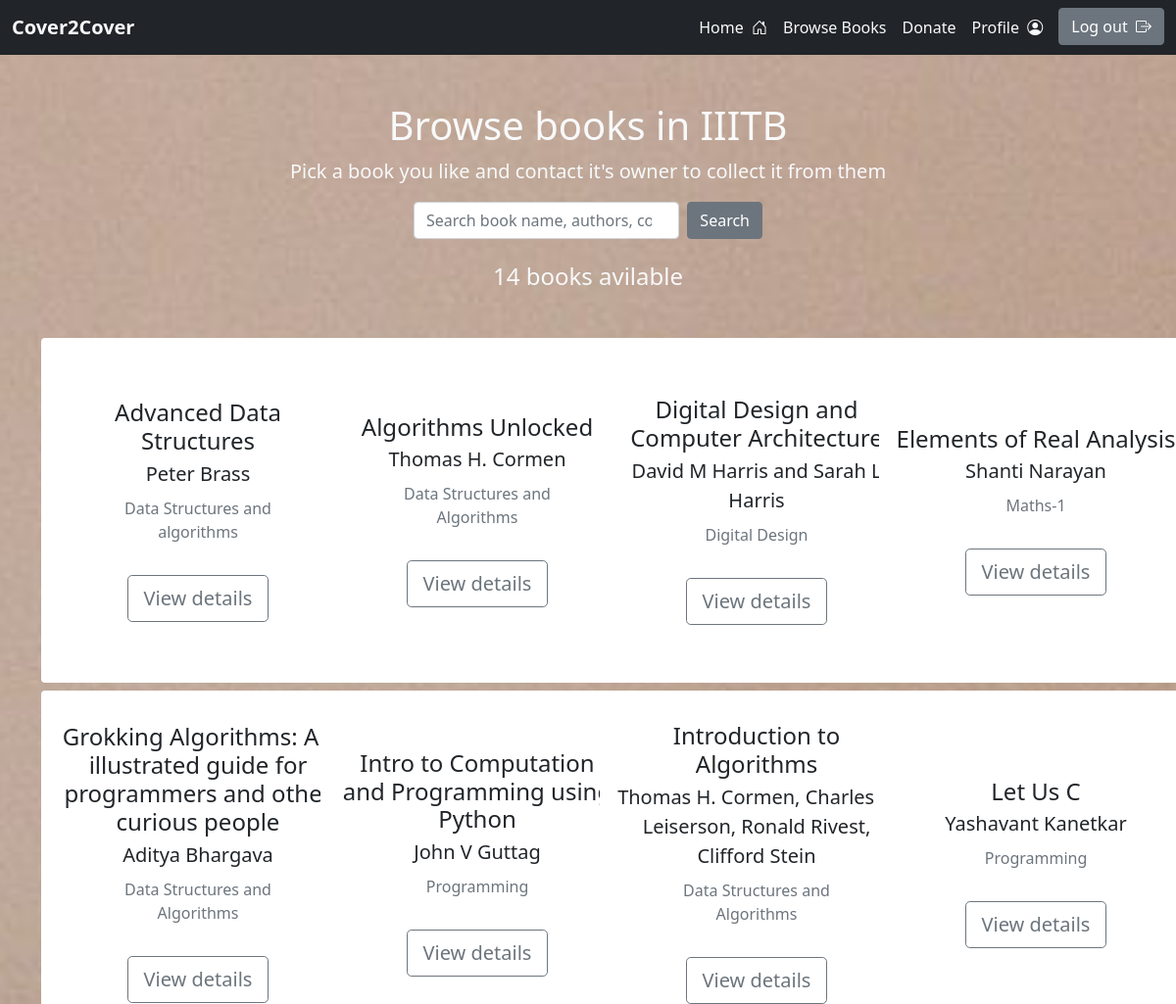
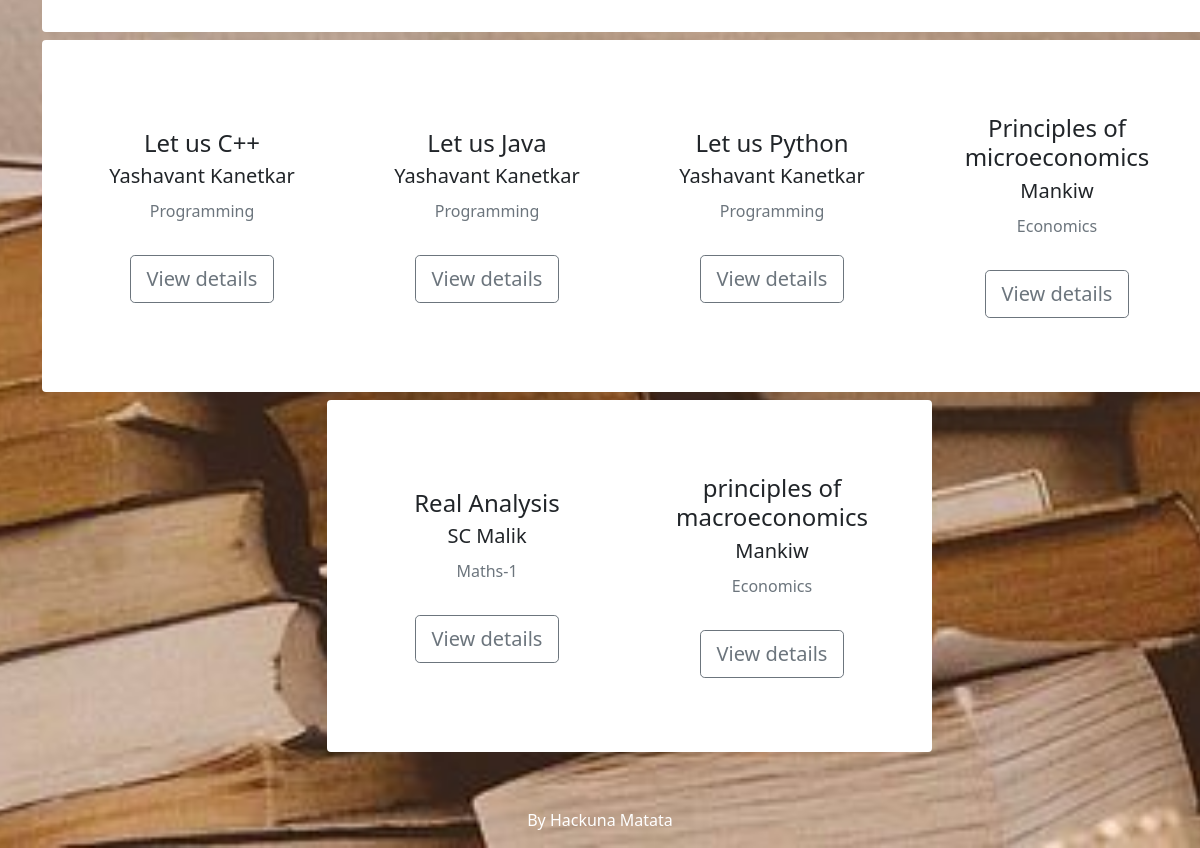
Screenshot of /takehome/ (signed in) with the database file from the repository (2 pictures, top to bottom).
### take/models.py (models this page shows, shortened)
class Profile(models.Model):
    user = models.OneToOneField(User, on_delete=models.CASCADE)
    name=models.CharField(max_length=100, null=True)
    mob=models.IntegerField(null=True)
    cname=models.CharField(max_length=100, null=True)

class Take(models.Model):
    roll=models.ForeignKey(User, on_delete=models.SET_NULL, null=True)
    name=models.CharField(max_length=200)
    description=models.TextField(null=True, blank=True)
    auth=models.CharField(max_length=200,null=True, blank=True)
    contact=models.CharField(max_length=200,null=True, blank=True) #email
    mob=models.IntegerField(null=True, blank=True)
    time=models.DateTimeField(auto_now_add=True)
    course=models.CharField(max_length=200, null=True)
    cname=models.CharField(max_length=100, null=True)
    class Meta:
        ordering=['name']

### take/views.py (the view)
# urls.py: path('takehome/', views.takehome, name='takehome'),
@login_required(login_url='login')
def takehome(request):
    k=request.user.profile.cname
    q=request.GET.get('q') if request.GET.get('q') !=None else''
    takes= Take.objects.filter(
        (Q(name__icontains=q) |
        Q(auth__icontains=q) |
        Q(course__icontains=q) |
        Q(description__icontains=q)) &
        Q(cname__icontains=k)
        )
    take_count= takes.count()
    context={'takes': takes, 'take_count': take_count}
    return render(request, 'take/takehome.html',context)

### take/templates/take/takehome.html (shortened to what this page needs)
{%load static%}
<html lang="en">
<head>
    <link href="https://cdn.jsdelivr.net/npm/bootstrap@5.1.3/dist/css/bootstrap.min.css" rel="stylesheet">
    <link rel="stylesheet" href="https://cdn.jsdelivr.net/npm/bootstrap-icons@1.8.0/font/bootstrap-icons.css">
    <link
    rel="stylesheet"
    href="https://cdnjs.cloudflare.com/ajax/libs/animate.css/4.1.1/animate.min.css"
    />
</head>
<body style="background-image: url('/static/img/takehome.jpg'); background-repeat: no-repeat; background-size: cover; background-position: center; background-attachment: fixed;">
    {% include 'navbar.html' %}
    <section class="mt-5">
        <div class="container-lg">
            <div class="text-center">
                <h1 class="text-light">Browse books in {{request.user.profile.cname}}</h1>
                <p class="lead text-light">Pick a book you like and contact it's owner to collect it from them</p>
            </div>
            <div class="row my-2 align-items-center justify-content-center">
                <div class="col-lg-4">
                    <form class="d-flex" method="GET" action="{% url 'takehome' %}">
                        <input class="form-control me-2" name="q" type="search" placeholder="Search book name, authors, course....." aria-label="Search">
                        <button class="btn btn-secondary" type="submit">Search</button>
                    </form>
                </div>
            </div>
            <div class="text-center">
                <h2 class="text-light h4">{{take_count}} books avilable</h2>
            </div>
            <div class="row my-5 align-items-center justify-content-center">
                {% for take in takes %}
                <div class="col-8 col-lg-4 col-xl-3 mb-2">
                    <div class="card border-0 d-flex flex-column animate__animated animate__zoomIn" style="width: 20rem; height: 22rem;">
                        <div class="card-body align-items-center d-flex flex-column text-center justify-content-center py-4">
                            <h4 class="card-title">{{take.name}}</h4>
                            <p class="lead card-subtitle">{{take.auth}}</p>
                            <p class="card-text mt-2 mx-5 text-muted d-none d-lg-block">{{take.course}}</p>
                            <a href="/info/{{take.id}}" class="btn btn-outline-secondary btn-lg mt-3">View details</a>
                        </div>
                    </div>
                </div>
                {% endfor %}
            </div>
        </div>
    </section>
</body>
<footer class = "mt-5 mb-3">
    <p class="text-white text-center">By Hackuna Matata</p>
</footer>
</html>

### templates/navbar.html (shortened to what this page needs)
<html lang="en">
<head>
    <link href="https://cdn.jsdelivr.net/npm/bootstrap@5.1.3/dist/css/bootstrap.min.css" rel="stylesheet">
    <link rel="stylesheet" href="https://cdn.jsdelivr.net/npm/bootstrap-icons@1.8.0/font/bootstrap-icons.css">
</head>
<body>
    <nav class="navbar navbar-expand-md navbar-dark bg-dark">
        <div class="container-xxl">
            <a href="{% url 'home' %}" class="navbar-brand">
                <span class="fw-bold text-light">
                    Cover2Cover
                </span>
            </a>
            <div class="collapse navbar-collapse justify-content-end align-center" id="main-nav">
                <ul class="navbar-nav">
                    <li class="nav-item">
                        <a href="{% url 'home' %}" class="nav-link"><span class="text-light">Home &nbsp;<i class="bi bi-house-door"></i></span></a>
                    </li>
                    <li class="nav-item">
                        <a href="{% url 'takehome' %}" class="nav-link"><span class="text-light">Browse Books</span></a>
                    </li>
                    <li class="nav-item">
                        <a href="{% url 'post' %}" class="nav-link"><span class="text-light">Donate</span></a>
                    </li>
                    <li class="nav-item">
                        <a href="{% url 'profile' %}" class="nav-link"><span class="text-light">Profile &nbsp;<i class="bi bi-person-circle"></i></span></a>
                    </li>
                    <li class="nav-item ms-2 d-inline">
                        <a href="{% url 'logout' %}" class="btn btn-secondary">Log out &nbsp;<i class="bi bi-box-arrow-right"></i> </a>
                    </li>
                </ul>
            </div>
        </div>
    </nav>
</body>
</html>

### rows the page displays
Take: name "Advanced Data Structures", auth "Peter Brass", course "Data Structures and algorithms"
Take: name "Algorithms Unlocked", auth "Thomas H. Cormen", course "Data Structures and Algorithms"
Take: name "Digital Design and Computer Architecture", auth "David M Harris and Sarah L Harris", course "Digital Design"
Take: name "Elements of Real Analysis", auth "Shanti Narayan", course "Maths-1"
Take: name "Grokking Algorithms: An illustrated guide for programmers and other curious people", auth "Aditya Bhargava", course "Data Structures and Algorithms"
Take: name "Intro to Computation and Programming using Python", auth "John V Guttag", course "Programming"
Take: name "Introduction to Algorithms", auth "Thomas H. Cormen, Charles E. Leiserson, Ronald Rivest, Clifford Stein", course "Data Structures and Algorithms"
Take: name "Let Us C", auth "Yashavant Kanetkar", course "Programming"
Take: name "Let us C++", auth "Yashavant Kanetkar", course "Programming"
Take: name "Let us Java", auth "Yashavant Kanetkar", course "Programming"
Take: name "Let us Python", auth "Yashavant Kanetkar", course "Programming"
Take: name "Principles of microeconomics", auth "Mankiw", course "Economics"
Take: name "Real Analysis", auth "SC Malik", course "Maths-1"
Take: name "principles of macroeconomics", auth "Mankiw", course "Economics"

### other values shown
{{ request.user.profile.cname }} "IIITB"
{{ take_count }} "14"
